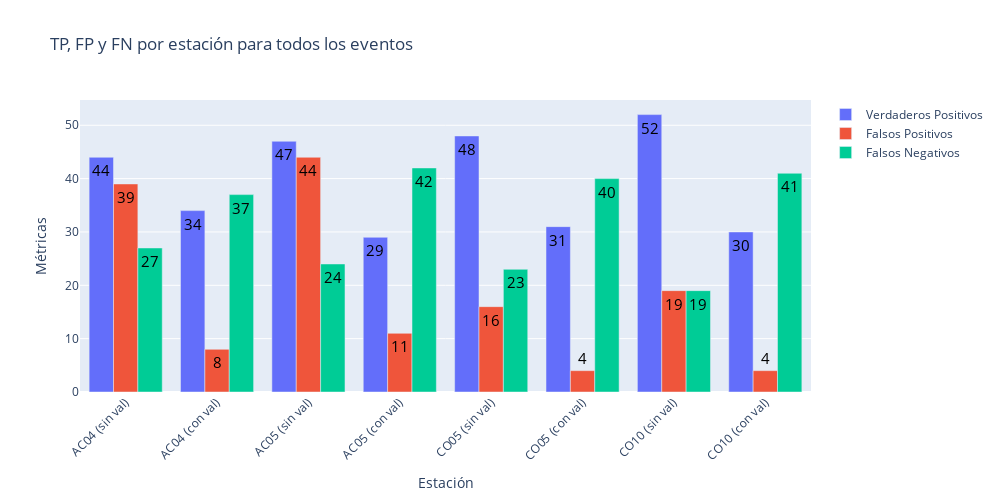

Here is the notebook cell this chart was saved with:
### Markdown cell above
## 5.2. Plot de las métricas TP, FN y FP antes y después de la validación

### Code cell
resultados_totales = []

for before, after in zip(results_no_val, results_with_val):
    before = before.copy()
    before['identificador'] += ' (sin val)'
    resultados_totales.append(before)

    after = after.copy()
    after['identificador'] += ' (con val)'
    resultados_totales.append(after)


plot_bar(resultados_totales, titles[0])
plot_differences_amount(results_no_val, results_with_val, titles[0], plot_metrics=False)
plot_differences_bar(results_no_val, results_with_val, titles[0],plot_metrics=False)
plot_differences_scatter(results_no_val, results_with_val,titles[0], plot_metrics=False)

### Figure 1 — Plotly figure (JSON) as saved in the notebook; plotly's stock layout.template omitted (floating-point values rounded to 4 significant figures)
{"data": [{"name": "Verdaderos Positivos", "text": ["44", "34", "47", "29", "48", "31", "52", "30"], "textfont": {"color": "black", "size": 15}, "type": "bar", "x": ["AC04 (sin val)", "AC04 (con val)", "AC05 (sin val)", "AC05 (con val)", "CO05 (sin val)", "CO05 (con val)", "CO10 (sin val)", "CO10 (con val)"], "y": [44, 34, 47, 29, 48, 31, 52, 30]}, {"name": "Falsos Positivos", "text": ["39", "8", "44", "11", "16", "4", "19", "4"], "textfont": {"color": "black", "size": 15}, "type": "bar", "x": ["AC04 (sin val)", "AC04 (con val)", "AC05 (sin val)", "AC05 (con val)", "CO05 (sin val)", "CO05 (con val)", "CO10 (sin val)", "CO10 (con val)"], "y": [39, 8, 44, 11, 16, 4, 19, 4]}, {"name": "Falsos Negativos", "text": ["27", "37", "24", "42", "23", "40", "19", "41"], "textfont": {"color": "black", "size": 15}, "type": "bar", "x": ["AC04 (sin val)", "AC04 (con val)", "AC05 (sin val)", "AC05 (con val)", "CO05 (sin val)", "CO05 (con val)", "CO10 (sin val)", "CO10 (con val)"], "y": [27, 37, 24, 42, 23, 40, 19, 41]}], "layout": {"barmode": "group", "height": 500, "title": {"text": "TP, FP y FN por estación para todos los eventos "}, "width": 1000, "xaxis": {"tickangle": -45, "title": {"text": "Estación"}}, "yaxis": {"title": {"text": "Métricas"}}}}
